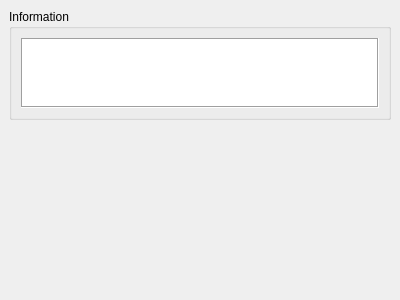
<?xml version="1.0" encoding="UTF-8"?>
<ui version="4.0">
 <class>ScriptUi</class>
 <widget class="QDockWidget" name="ScriptUi">
  <property name="geometry">
   <rect>
    <x>0</x>
    <y>0</y>
    <width>400</width>
    <height>300</height>
   </rect>
  </property>
  <property name="windowTitle">
   <string>Script interaction</string>
  </property>
  <widget class="QWidget" name="dockWidgetContents">
   <layout class="QVBoxLayout" name="verticalLayout_4">
    <item>
     <widget class="QGroupBox" name="informationBox">
      <property name="title">
       <string>Information</string>
      </property>
      <property name="flat">
       <bool>false</bool>
      </property>
      <layout class="QVBoxLayout" name="verticalLayout">
       <item>
        <widget class="QTextEdit" name="information">
         <property name="sizePolicy">
          <sizepolicy hsizetype="Expanding" vsizetype="Maximum">
           <horstretch>0</horstretch>
           <verstretch>0</verstretch>
          </sizepolicy>
         </property>
         <property name="minimumSize">
          <size>
           <width>0</width>
           <height>20</height>
          </size>
         </property>
         <property name="maximumSize">
          <size>
           <width>16777215</width>
           <height>70</height>
          </size>
         </property>
         <property name="font">
          <font>
           <pointsize>12</pointsize>
          </font>
         </property>
         <property name="frameShape">
          <enum>QFrame::Box</enum>
         </property>
         <property name="undoRedoEnabled">
          <bool>false</bool>
         </property>
         <property name="readOnly">
          <bool>true</bool>
         </property>
         <property name="acceptRichText">
          <bool>false</bool>
         </property>
        </widget>
       </item>
      </layout>
     </widget>
    </item>
    <item>
     <layout class="QVBoxLayout" name="infoLayout">
      <property name="sizeConstraint">
       <enum>QLayout::SetDefaultConstraint</enum>
      </property>
     </layout>
    </item>
    <item>
     <layout class="QVBoxLayout" name="progressLayout"/>
    </item>
    <item>
     <layout class="QVBoxLayout" name="inputLayout"/>
    </item>
    <item>
     <spacer name="verticalSpacer">
      <property name="orientation">
       <enum>Qt::Vertical</enum>
      </property>
      <property name="sizeHint" stdset="0">
       <size>
        <width>20</width>
        <height>40</height>
       </size>
      </property>
     </spacer>
    </item>
   </layout>
  </widget>
 </widget>
 <resources/>
 <connections/>
</ui>
